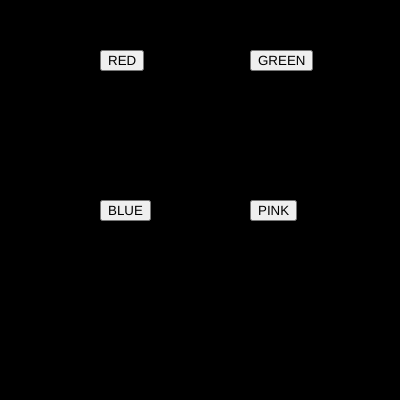
Frame 1 (no input)
Frame 60 (no input): identical to frame 1, image omitted
Frame 120 (the mouse pressed at the canvas centre since frame 60): identical to frame 1, image omitted

The p5.js sketch that drew this single still picture (run headless with seeded random() and noise() and a simulated clock; from frame 60 on, the mouse is pressed at the canvas centre):

// p5.js sketch
// ── sketch.js
var btn_red;
var btn_green;
var btn_yellow;
var btn_blue;

var r = 0;
var g = 0;
var b = 0;

function setup() {
  createCanvas(400, 400);  

btn_red = createButton("RED");
btn_red.position(100,50);
btn_red.mousePressed(red_bg);

btn_green = createButton("GREEN");
btn_green.position(250,50);
btn_green.mousePressed(green_bg);

btn_blue = createButton("BLUE");
btn_blue.position(100,200);
btn_blue.mousePressed(blue_bg);

btn_pink = createButton("PINK");
btn_pink.position(250,200);
btn_pink.mousePressed(pink_bg);

}

function draw() {
  background(r,g,b);
}

function red_bg()
{
  r = 255;
  g = 0;
  b = 0;
}

function pink_bg()
{
  r = 255;
  g = 0;
  b = 255;
}

function green_bg()
{
  r = 0;
  g = 255;
  b = 0;
}

function blue_bg()
{
  r = 0;
  g = 0;
  b = 255;
}
